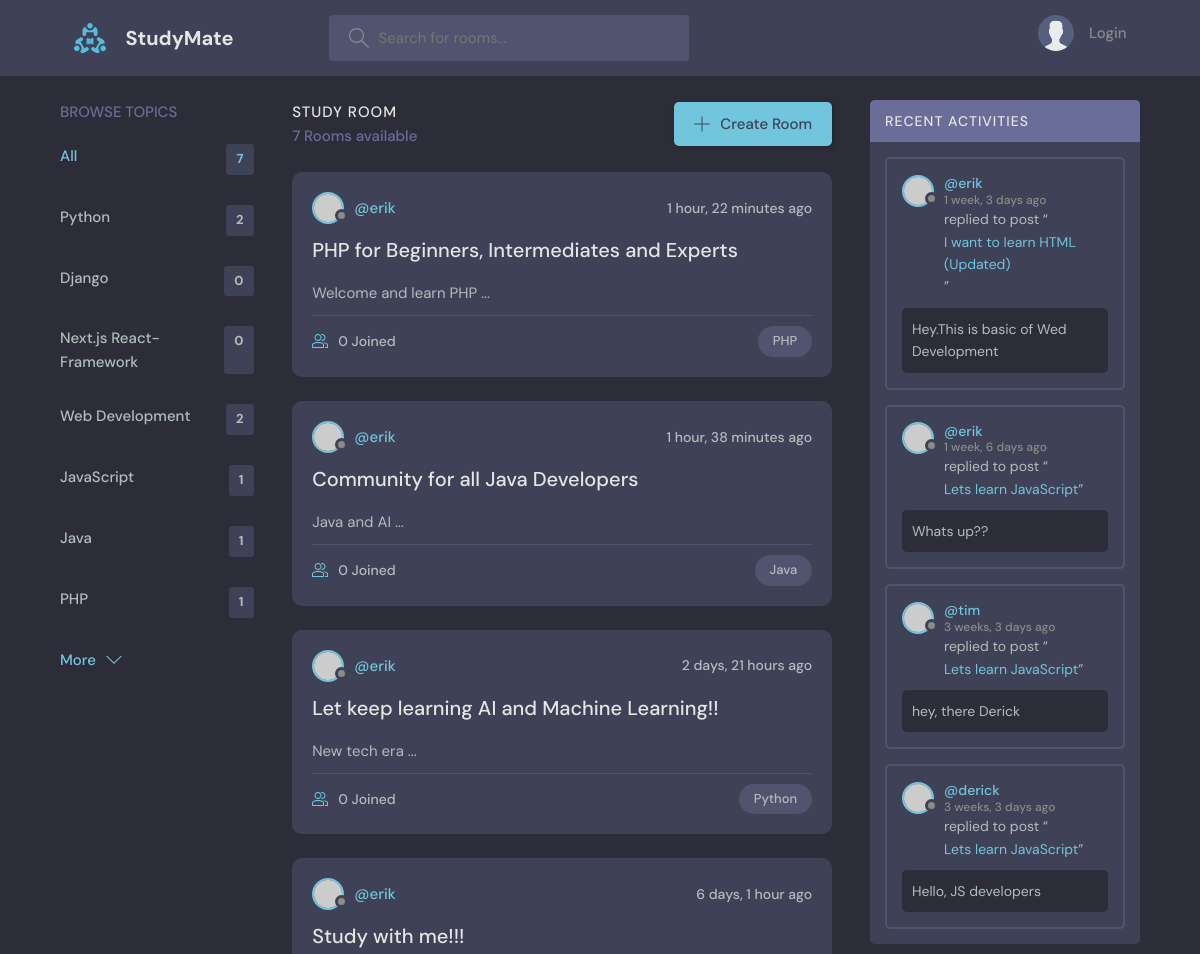
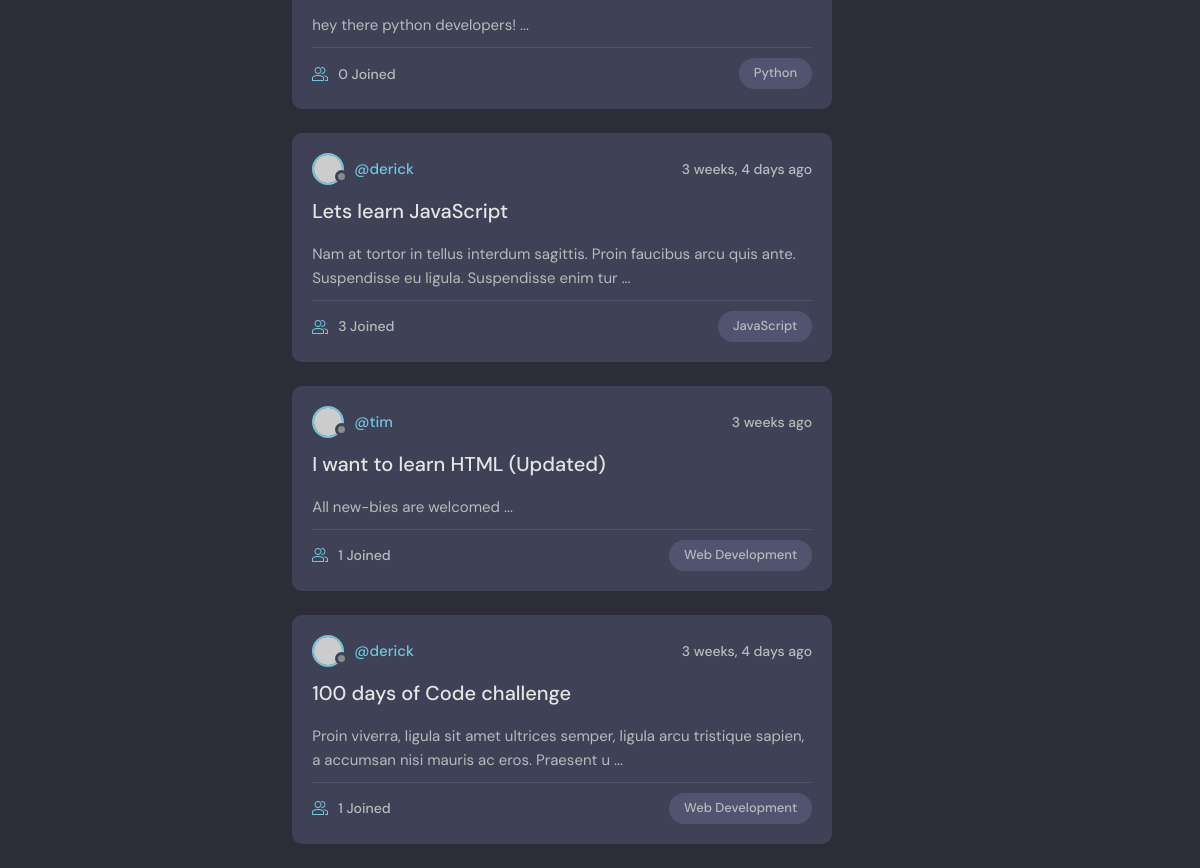
The page / on the database its author committed (2 pictures, top to bottom).
### base/models.py (models this page shows, shortened)
class Topic(models.Model):
    name = models.CharField(max_length=200)
    def __str__(self):
        return self.name

class Room(models.Model):
    host = models.ForeignKey(User, on_delete=models.SET_NULL, null=True) # database table relationship
    topic=  models.ForeignKey(Topic, on_delete=models.SET_NULL, null=True)
    name = models.CharField(max_length=200)
    description = models.TextField(null=True, blank=True)
    participants = models.ManyToManyField(User, related_name='participants',blank=True)  # many to many relationship.
    updated = models.DateTimeField(auto_now=True) #updates each time an item is updated
    created = models.DateTimeField(auto_now_add=True) #runs ONLY once when an item is created in DB
    class Meta:
        ordering = ['-updated', '-created'] # '-' enables order by descending order(new first)
    def __str__(self):
        return self.name
    def desc(self):
        return self.description[0:120]  # get first 50 characters of the description attribute

class Message(models.Model):
    user = models.ForeignKey(User, on_delete=models.CASCADE) # database table relationship
    room = models.ForeignKey(Room, on_delete=models.CASCADE)
    body = models.TextField()
    updated = models.DateTimeField(auto_now=True)
    created = models.DateTimeField(auto_now_add=True)
    class Meta:
        ordering = ['-updated', '-created'] # '-' enables order by descending order(new first)

### base/views.py (the view)
# urls.py: path('', views.home, name='home'),
def home(request):
    q = request.GET.get('q') if request.GET.get('q') != None else '' # query value from the url after selecting a topic(Browse Topics)
    rooms = Room.objects.filter(Q(topic__name__icontains=q) | Q(name__icontains=q) | Q(description__icontains=q)) #filter upwards from topic attribute to Topic Model. topic name atleast contains whats in the query
    topics = Topic.objects.all()
    rooms_count = rooms.count() #gets length of a queryset also you can use>> len(rooms) basic python
    room_messages = Message.objects.filter(Q(room__topic__name__icontains=q))  # Recent activity  section >> filter all messages according to topic name
    context = {'rooms': rooms, 'topics': topics, 'rooms_count':rooms_count, 'room_messages':room_messages}
    return render(request, 'base/home.html', context)

### base/templates/base/home.html (shortened to what this page needs)
{% extends 'main.html' %} {% block content %}
<main class="layout layout--3">
  <div class="container">
    {% include 'base/topics_component.html' %}
    <div class="roomList">
      <div class="roomList__header">
        <div>
          <h2>Study Room</h2>
          <p>{{rooms_count}} Rooms available</p>
        </div>
        <a class="btn btn--main" href="{% url 'create-room' %}">
          <svg
            version="1.1"
            xmlns="http://www.w3.org/2000/svg"
            width="32"
            height="32"
            viewBox="0 0 32 32"
          >
            <title>add</title>
            <path
              d="M16.943 0.943h-1.885v14.115h-14.115v1.885h14.115v14.115h1.885v-14.115h14.115v-1.885h-14.115v-14.115z"
            ></path>
          </svg>
          Create Room
        </a>
      </div>
      {% include 'base/feed_component.html' %}
    </div>
    {% include 'base/activity_component.html' %}
  </div>
</main>
{% endblock content %}

### base/templates/base/topics_component.html
<div class="topics">
  <div class="topics__header">
    <h2>Browse Topics</h2>
  </div>
  <ul class="topics__list">
    <li>
      <a href="{% url 'home' %}" class="active">All <span>{{topics.count}}</span></a>
    </li>
    {% for topic in topics %}
    <li>
      <a href="{% url 'home' %}?q={{topic.name}}">{{topic.name}}<span>{{topic.room_set.all.count}}</span></a>
    </li>
    {% endfor %}
  </ul>
  <a class="btn btn--link" href="topics.html">
    More
    <svg
      version="1.1"
      xmlns="http://www.w3.org/2000/svg"
      width="32"
      height="32"
      viewBox="0 0 32 32"
    >
      <title>chevron-down</title>
      <path d="M16 21l-13-13h-3l16 16 16-16h-3l-13 13z"></path>
    </svg>
  </a>
</div>

### base/templates/base/feed_component.html (shortened to what this page needs)
{% for room in rooms %}
<div class="roomListRoom">
  <div class="roomListRoom__header">
    <a
      href="{% url 'user-profile' room.host.id %}"
      class="roomListRoom__author"
    >
      <div class="avatar avatar--small">
        <img src="https://randomuser.me/api/portraits/women/11.jpg" />
      </div>
      <span>@{{room.host.username}}</span>
    </a>
    <div class="roomListRoom__actions">
      <span>{{room.created|timesince}} ago</span>
    </div>
  </div>
  <div class="roomListRoom__content">
    <a href="{% url 'room' room.id %}">{{room.name}}</a>
    <p>{{room.desc}} ...</p>
  </div>
  <div class="roomListRoom__meta">
    <a href="{% url 'room' room.id %}" class="roomListRoom__joined">
      {{room.participants.count}} Joined
    </a>
    <p class="roomListRoom__topic">{{room.topic}}</p>
  </div>
</div>
{% endfor %}

### base/templates/base/activity_component.html (shortened to what this page needs)
<div class="activities">
  <div class="activities__header">
    <h2>Recent Activities</h2>
  </div>
  {% for message in room_messages %}
  <div class="activities__box">
    <div class="activities__boxHeader roomListRoom__header">
      <a
        href="{% url 'user-profile' message.user.id %}"
        class="roomListRoom__author"
      >
        <div class="avatar avatar--small">
          <img src="https://randomuser.me/api/portraits/women/11.jpg" />
        </div>
        <p>
          @{{message.user.username}}
          <span>{{message.created|timesince}} ago</span>
        </p>
      </a>
    </div>
    <div class="activities__boxContent">
      <p>replied to post “<a href="{% url 'room' message.room.id %}">{{message.room}}</a>”</p>
      <div class="activities__boxRoomContent">{{message.body}}</div>
    </div>
  </div>
  {% endfor %}
</div>

### rows shown on the page
Topic: name "Python", room_set.all.count "2"
Topic: name "Django", room_set.all.count "0"
Topic: name "Next.js React-Framework", room_set.all.count "0"
Topic: name "Web Development", room_set.all.count "2"
Topic: name "JavaScript", room_set.all.count "1"
Topic: name "Java", room_set.all.count "1"
Topic: name "PHP", room_set.all.count "1"
Room: host.username "erik", created "1 hour, 22 minutes", name "PHP for Beginners, Intermediates and Experts", desc "Welcome and learn PHP", participants.count "0", topic "PHP"
Room: host.username "erik", created "1 hour, 38 minutes", name "Community for all Java Developers", desc "Java and AI", participants.count "0", topic "Java"
Room: host.username "erik", created "2 days, 21 hours", name "Let keep learning AI and Machine Learning!!", desc "New tech era", participants.count "0", topic "Python"
Room: host.username "erik", created "6 days, 1 hour", name "Study with me!!!", desc "hey there python developers!", participants.count "0", topic "Python"
Room: host.username "derick", created "3 weeks, 4 days", name "Lets learn JavaScript", desc "Nam at tortor in tellus interdum sagittis. Proin faucibus arcu quis ante. Suspendisse eu ligula. Suspendisse enim tur", participants.count "3", topic "JavaScript"
Room: host.username "tim", created "3 weeks", name "I want to learn HTML (Updated)", desc "All new-bies are welcomed", participants.count "1", topic "Web Development"
Room: host.username "derick", created "3 weeks, 4 days", name "100 days of Code challenge", desc "Proin viverra, ligula sit amet ultrices semper, ligula arcu tristique sapien, a accumsan nisi mauris ac eros. Praesent u", participants.count "1", topic "Web Development"
Message: user.username "erik", created "1 week, 3 days", room "I want to learn HTML (Updated)", body "Hey.This is basic of Wed Development"
Message: user.username "erik", created "1 week, 6 days", room "Lets learn JavaScript", body "Whats up??"
Message: user.username "tim", created "3 weeks, 3 days", room "Lets learn JavaScript", body "hey, there Derick"
Message: user.username "derick", created "3 weeks, 3 days", room "Lets learn JavaScript", body "Hello, JS developers"

### other values the page prints
{{ topics.count }} "7"
{{ rooms_count }} "7"
